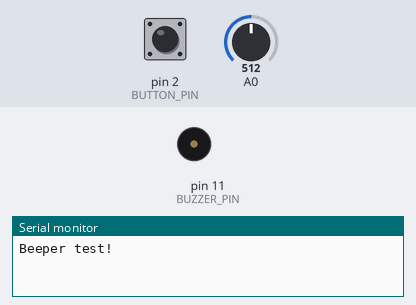
This sketch was run on a simulated Arduino Uno, built with avr-gcc and run on an emulated ATmega328P. Shown: buzzer (waves = sounding), the last lines printed to the serial monitor. The inputs (shaded band) are chosen by the test bench; at power-on: pin 2 (BUTTON_PIN) HIGH, A0 = 512.

Above: at 1.2 s.
1.3 s: pin 2 (BUTTON_PIN) pulled LOW for 0.15 s
At 2.2 s:
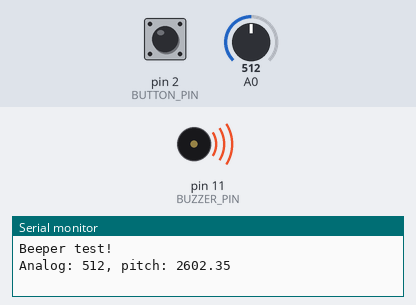
3.9 s: pin 2 (BUTTON_PIN) pulled LOW for 1 s
At 6.5 s:
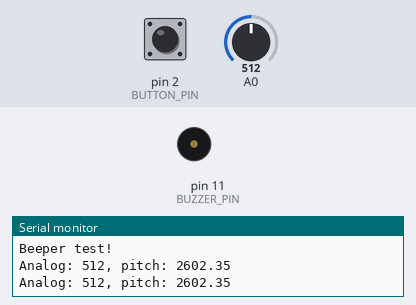
7.4 s: pin 2 (BUTTON_PIN) pulled LOW for 3.2 s
At 11.2 s:
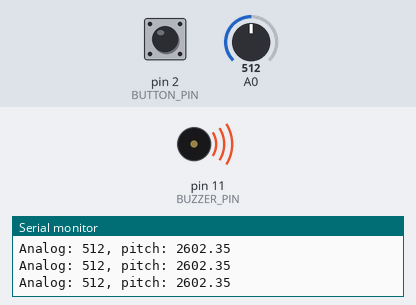
Timing chart, 0 to 13.2 s (numbered marks = the images above; inputs shaded):
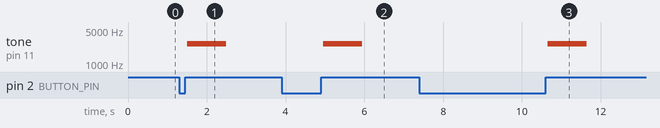

Measured:
- after the input at 1.3 s, tone on pin 11 (BUZZER_PIN): silent → 2602 Hz after 0.20 s, → silent 1.0 s later
- after the input at 3.9 s, tone on pin 11 (BUZZER_PIN): silent → 2602 Hz after 1.1 s, → silent 1.0 s later
- after the input at 7.4 s, tone on pin 11 (BUZZER_PIN): silent → 2602 Hz after 3.3 s, → silent 1.0 s later

The sketch:

beeper_test.ino
```cpp
#include "Button2.h"

#define BUTTON_PIN  2
#define BUZZER_PIN 11


Button2 button;

float floatMap(float x, float in_min, float in_max, float out_min, float out_max) {
  return (x - in_min) * (out_max - out_min) / (in_max - in_min) + out_min;
}

// the setup routine runs once when you press reset:
void setup() {
  // initialize serial communication at 9600 bits per second:
  Serial.begin(115200);
  Serial.println("Beeper test!");

  pinMode(BUZZER_PIN, OUTPUT);

  button.begin(BUTTON_PIN);
  button.setTapHandler(tap);
}

void loop() {
  button.loop();
}

void tap(Button2& btn) {

  // read the input on analog pin A0:
  int analogValue = analogRead(A0);
  // Rescale to potentiometer's voltage (from 0V to 5V):
  float pitch = floatMap(analogValue, 0, 1023, 200, 5000);

  // print out the value you read:
  Serial.print("Analog: ");
  Serial.print(analogValue);
  Serial.print(", pitch: ");
  Serial.println(pitch);

  tone(BUZZER_PIN, pitch, 1000);
}
```
